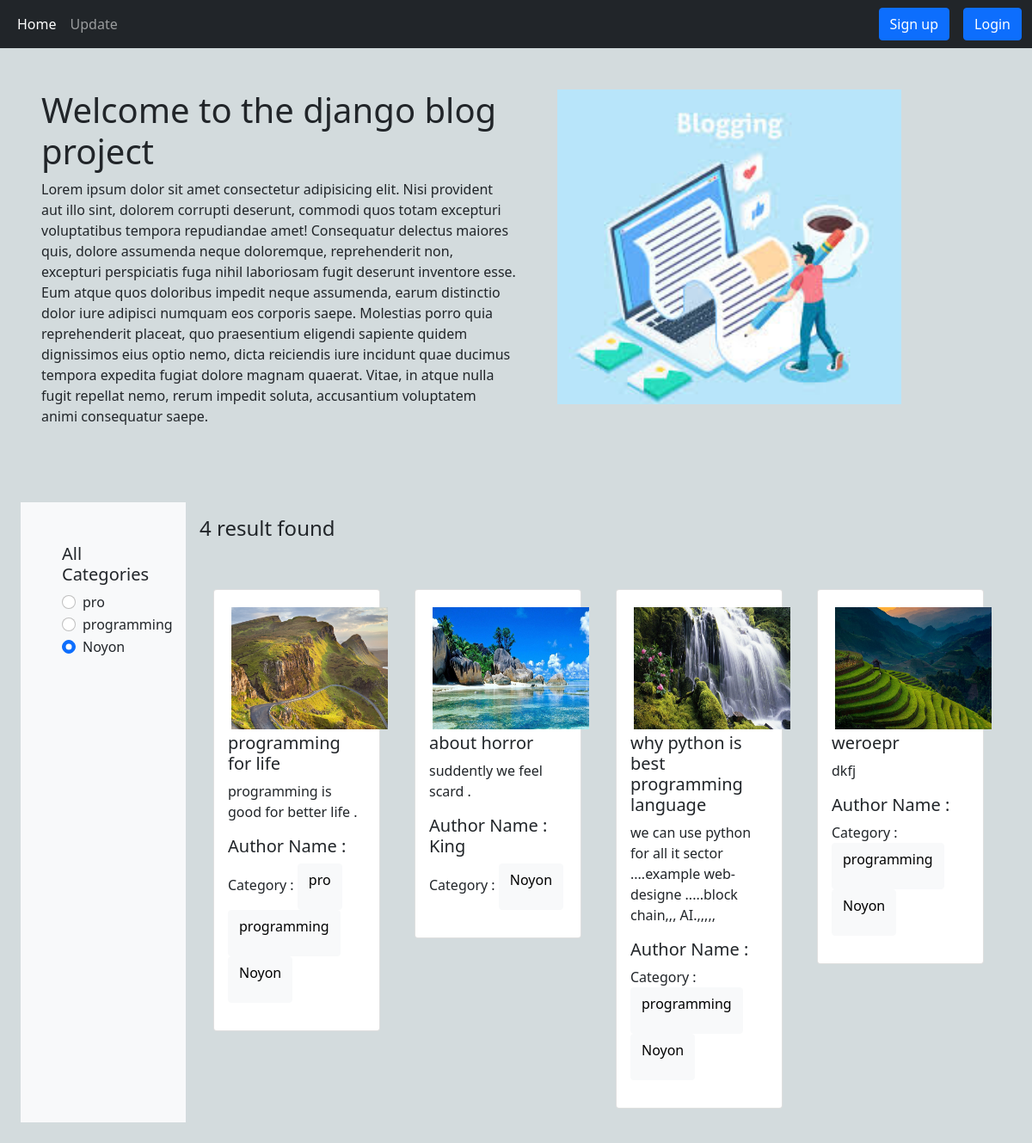
The page / on the database its author committed.
### categories/models.py (models this page shows, shortened)
class Category(models.Model):
    categori=models.CharField(max_length=30)
    slug=models.SlugField(max_length=100,unique=True,null=True,blank=True)

### post/models.py (models this page shows, shortened)
class post(models.Model):
    title=models.CharField(max_length=50)
    content=models.TextField()
    category=models.ManyToManyField(Category)
    author=models.ForeignKey(User,on_delete=models.CASCADE)
    image=models.ImageField(upload_to='uploads/',blank=True,null=True)

### blockproject/views.py (the view)
# urls.py: path('',views.home,name="homepage"),
def home(request,category_slug=None):
    model=post.objects.all()
    if category_slug is not None:
        category=Category.objects.get(slug=category_slug)
        model=post.objects.filter(category=category)
    category=Category.objects.all()
    return render(request,'home.html',{'form':model ,'data': category})

### templates/home.html
{% extends 'index.html' %}
{% load static %}
{% block element %}
<div class="d-flex fles-wrap p-5">
<div class="col-6">
  <h1>Welcome to the django blog project</h1>
 <p>Lorem ipsum dolor sit amet consectetur adipisicing elit. Nisi provident aut illo sint, dolorem corrupti deserunt, commodi quos totam excepturi voluptatibus tempora repudiandae amet! Consequatur delectus maiores quis, dolore assumenda neque doloremque, reprehenderit non, excepturi perspiciatis fuga nihil laboriosam fugit deserunt inventore esse. Eum atque quos doloribus impedit neque assumenda, earum distinctio dolor iure adipisci numquam eos corporis saepe. Molestias porro quia reprehenderit placeat, quo praesentium eligendi sapiente quidem dignissimos eius optio nemo, dicta reiciendis iure incidunt quae ducimus tempora expedita fugiat dolore magnam quaerat. Vitae, in atque nulla fugit repellat nemo, rerum impedit soluta, accusantium voluptatem animi consequatur saepe.</p>
</div>
<div class=" col-6 px-5">
  <img style="width: 400px;" src="{% static 'blog.jpeg' %}" alt="blog picture">
</div>
</div>
<div class="d-flex fles-wrap p-4">
  <div class="col-2 p-5 bg-light">
    <h5>All Categories</h6>
    {% for d in data %}
    <div class="form-check">
      <input class="form-check-input" type="radio" name="exampleRadios" id="exampleRadios1" value="option1" checked>
      <label class="form-check-label" for="exampleRadios1">
        <a class='text-decoration-none text-dark' href="{% url 'category_slug_post' d.slug %}">{{d.categori}}</a>
      </label>
    </div>
    {% endfor %}
  </div>
  <div class="col-10 p-3">
    <h4>{{form | length}} result found</h4>
    <div class="row d-flex flex-wrap  px-2 pt-5">
      {% for itm in form %}
      <div class="col-sm-3">
        <div class="card mx-2">
          <div class="card-body">
            <img class="p-1" style="width: 190px; height: 150px;" src="{{itm.image.url}}" alt="picture">
            <h5 class="card-title"><a href="{% url 'post_details' itm.pk %}" class="text-decoration-none text-dark">{{itm.title}}</a></h5>
            <p class="card-text">{{itm.content}}</p>
            <h5>Author Name : {{itm.author.first_name}}</h3>
              <p>Category :{% for i in itm.category.all %}
                <button class="btn btn-light">
                  <p>{{i.categori}}</p>
                </button>
                {% endfor %}
              </p>
          </div>
        </div>
      </div>
      {% endfor %}
    </div>
  </div>
</div>
{%endblock%}

### rows shown on the page
Category: categori "pro"
Category: categori "programming"
Category: categori "Noyon"
post: image (picture), title "programming for life", content "programming is good for better life ."
post: image (picture), title "about horror", content "suddently we feel scard .", author.first_name "King"
post: image (picture), title "why python is best programming language", content "we can use python for all it sector ....example web-designe .....block chain,,, AI.,,,,,"
post: image (picture), title "weroepr", content "dkfj"
